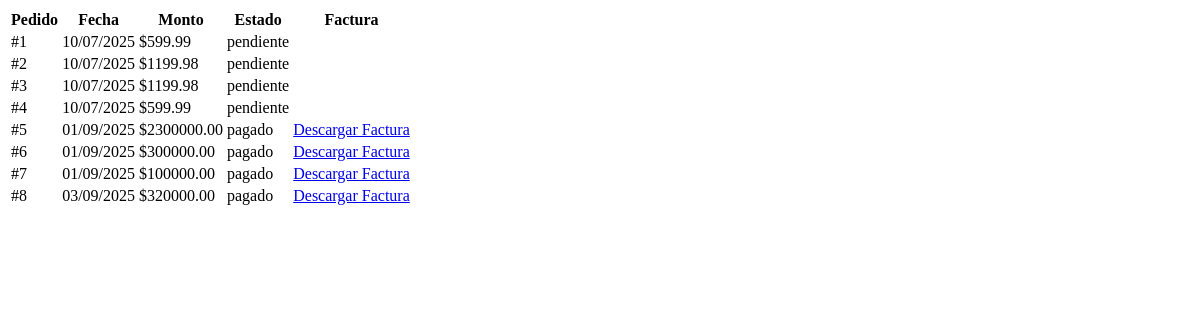
The app's page /dashboard/mis_pedidos (signed in), older data.
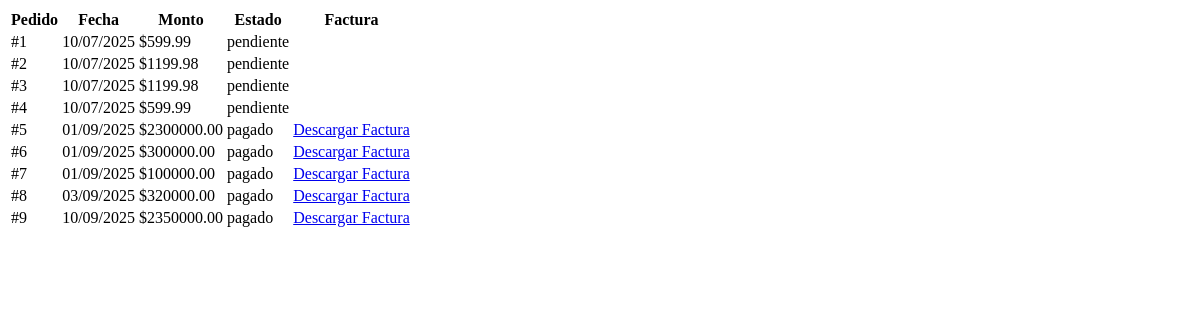
The same page, newer data.
### models/pedido.py (models this page shows)
class Pedido(db.Model):
    __tablename__ = 'pedidos'
    id = db.Column(db.Integer, primary_key=True)
    usuario_id = db.Column(db.Integer, db.ForeignKey('usuarios.id'))
    direccion_id = db.Column(db.Integer, db.ForeignKey('direcciones.id'))
    monto_total = db.Column(db.Numeric(10, 2), nullable=False)
    metodo_pago = db.Column(db.String(20), nullable=False)
    estado = db.Column(db.String(20), default='pendiente')
    fecha_creacion = db.Column(db.DateTime, default=db.func.current_timestamp())
    usuario = db.relationship('User', backref='pedidos')
    detalles = db.relationship('DetallePedido', back_populates='pedido', lazy=True)
    direccion = db.relationship('Direccion', backref='pedidos')

### routes/dashboard.py (the view)
@dashboard_bp.route('/mis_pedidos')
@login_required
def mis_pedidos():
    if current_user.rol != 'cliente':
        flash('Acceso denegado', 'danger')
        return redirect(url_for('dashboard.client_dashboard'))
    pedidos = Pedido.query.filter_by(usuario_id=current_user.id).all()
    return render_template('mis_pedidos.html', pedidos=pedidos)

### app.py (called while the page is built)
@login_manager.user_loader
def load_user(user_id):
    return db.session.get(User, int(user_id))

### templates/mis_pedidos.html
<table class="cart-table">
    <thead>
        <tr>
            <th>Pedido</th>
            <th>Fecha</th>
            <th>Monto</th>
            <th>Estado</th>
            <th>Factura</th>
        </tr>
    </thead>
    <tbody>
        {% for pedido in pedidos %}
        <tr>
            <td>#{{ pedido.id }}</td>
            <td>{{ pedido.fecha_creacion.strftime('%d/%m/%Y') }}</td>
            <td>${{ "%.2f"|format(pedido.monto_total) }}</td>
            <td>{{ pedido.estado }}</td>
            <td>
                {% if pedido.estado == 'pagado' %}
                <a href="{{ url_for('cart.descargar_factura', pedido_id=pedido.id) }}" class="btn btn-primary">Descargar Factura</a>
                {% endif %}
            </td>
        </tr>
        {% endfor %}
    </tbody>
</table>

Row changes from the older to the newer data that the page shows:
added Pedido: id "9", fecha_creacion "10/09/2025", monto_total "2350000.00", estado "pagado"
